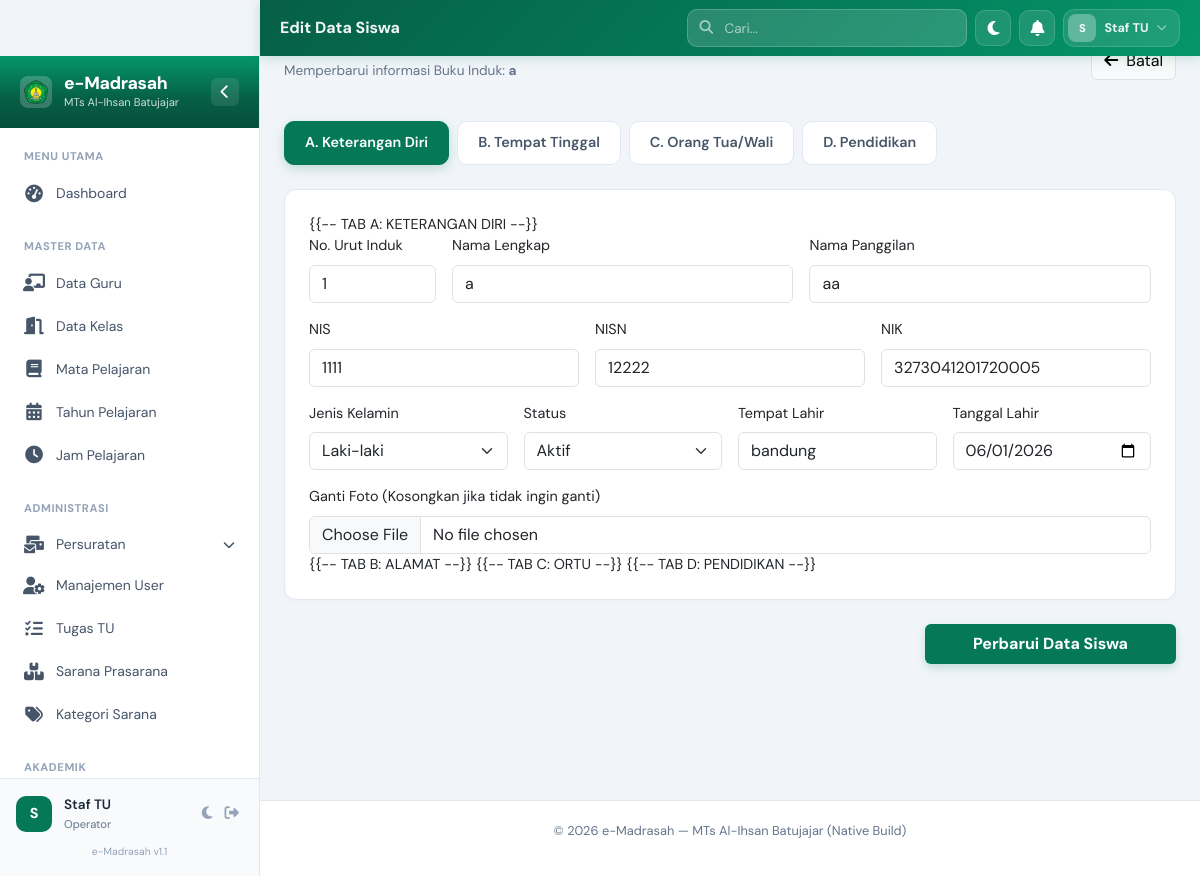
/modules/siswa/edit.php?id=6 (signed in), run on the app's committed database.
### tables this page shows
CREATE TABLE `siswa` (
  `id` bigint unsigned NOT NULL AUTO_INCREMENT,
  `no_urut` smallint unsigned DEFAULT NULL COMMENT 'No. urut di buku induk',
  `nis` varchar(50) NOT NULL,
  `nisn` varchar(10) DEFAULT NULL COMMENT 'Nomor Induk Siswa Nasional',
  `nism` varchar(30) DEFAULT NULL COMMENT 'Nomor Induk Siswa Madrasah',
  `nik` varchar(16) DEFAULT NULL,
  `no_kk` varchar(16) DEFAULT NULL,
  `nama_lengkap` varchar(255) NOT NULL,
  `nama_panggilan` varchar(50) DEFAULT NULL,
  `kelas_id` bigint unsigned NOT NULL,
  `tahun_pelajaran_id` bigint unsigned DEFAULT NULL,
  `status` enum('Aktif','Lulus','Pindah','Keluar','Meninggal') DEFAULT 'Aktif',
  `jenis_kelamin` enum('L','P') DEFAULT NULL,
  `tempat_lahir` varchar(100) DEFAULT NULL,
  `tanggal_lahir` date DEFAULT NULL,
  `agama` varchar(20) DEFAULT NULL,
  `kewarganegaraan` varchar(30) DEFAULT 'Indonesia',
  `anak_ke` tinyint unsigned DEFAULT NULL,
  `saudara_kandung` tinyint unsigned DEFAULT '0',
  `saudara_tiri` tinyint unsigned DEFAULT '0',
  `saudara_angkat` tinyint unsigned DEFAULT '0',
  `status_anak` enum('Kandung','Tiri','Angkat') DEFAULT 'Kandung',
  `yatim_piatu` enum('Tidak','Yatim','Piatu','Yatim Piatu') DEFAULT 'Tidak',
  `bahasa_sehari_hari` varchar(50) DEFAULT NULL,
  `alamat` text,
  `rt` varchar(5) DEFAULT NULL,
  `rw` varchar(5) DEFAULT NULL,
  `desa_kelurahan` varchar(60) DEFAULT NULL,
  `kecamatan` varchar(60) DEFAULT NULL,
  `kabupaten_kota` varchar(60) DEFAULT NULL,
  `provinsi` varchar(50) DEFAULT NULL,
  `kode_pos` varchar(10) DEFAULT NULL,
  `nama_orang_tua` varchar(255) DEFAULT NULL,
  `no_telepon` varchar(20) DEFAULT NULL,
  `hp` varchar(20) DEFAULT NULL,
  `bertempat_tinggal_pada` varchar(60) DEFAULT NULL COMMENT 'Ortu/Saudara/Wali/Asrama/Kos',
  `jarak_ke_madrasah` varchar(10) DEFAULT NULL COMMENT 'km',
  `moda_transportasi` varchar(50) DEFAULT NULL,
  `golongan_darah` enum('A','B','AB','O','Tidak Tahu') DEFAULT 'Tidak Tahu',
  `penyakit_pernah_diderita` text,
  `kelainan_jasmani` varchar(100) DEFAULT NULL,
  `tinggi_badan_awal` decimal(5,2) DEFAULT NULL,
  `berat_badan_awal` decimal(5,2) DEFAULT NULL,
  `hobi_kesenian` varchar(100) DEFAULT NULL,
  `hobi_olahraga` varchar(100) DEFAULT NULL,
  `hobi_organisasi` varchar(100) DEFAULT NULL,
  `hobi_lain` varchar(100) DEFAULT NULL,
  `foto` varchar(255) DEFAULT NULL,
  `created_at` timestamp NULL DEFAULT NULL,
  `updated_at` timestamp NULL DEFAULT NULL,
  PRIMARY KEY (`id`),
  UNIQUE KEY `nis` (`nis`),
  UNIQUE KEY `siswa_nisn_unique` (`nisn`),
  UNIQUE KEY `nik` (`nik`),
  KEY `kelas_id` (`kelas_id`),
  CONSTRAINT `siswa_ibfk_1` FOREIGN KEY (`kelas_id`) REFERENCES `kelas` (`id`) ON DELETE CASCADE
);

### modules/siswa/edit.php (the view, shortened to what this page needs)
<?php
include __DIR__ . '/../../includes/header.php';
$id = isset($_GET['id']) ? (int)$_GET['id'] : 0;
$stmt = $pdo->prepare("
    SELECT s.*, o.nama_ayah, o.pekerjaan_ayah, o.nama_ibu, o.pekerjaan_ibu,
           p.nama_madrasah_asal, p.no_ijazah_asal, p.tgl_diterima
    FROM siswa s
    LEFT JOIN orang_tua_wali o ON o.siswa_id = s.id
    LEFT JOIN perkembangan_siswa p ON p.siswa_id = s.id
    WHERE s.id = ?
");
$stmt->execute([$id]);
$s = $stmt->fetch();
?>
<div class="page-header mb-4 fade-in">
    <div>
        <h2 class="page-title">Edit Data Siswa</h2>
        <p class="page-subtitle">Memperbarui informasi Buku Induk: <strong><?php echo $s['nama_lengkap']; ?></strong></p>
    </div>
    <div>
        <a href="show.php?id=<?php echo $id; ?>" class="btn btn-light border">
            <i class="fas fa-arrow-left me-2"></i>Batal
        </a>
    </div>
</div>
<form action="update.php" method="POST" enctype="multipart/form-data">
    <ul class="nav nav-pills mb-4 em-tabs" id="editTab" role="tablist">
        <li class="nav-item"><button class="nav-link active" data-bs-toggle="pill" data-bs-target="#tab-diri" type="button">A. Keterangan Diri</button></li>
        <li class="nav-item"><button class="nav-link" data-bs-toggle="pill" data-bs-target="#tab-tinggal" type="button">B. Tempat Tinggal</button></li>
        <li class="nav-item"><button class="nav-link" data-bs-toggle="pill" data-bs-target="#tab-ortu" type="button">C. Orang Tua/Wali</button></li>
        <li class="nav-item"><button class="nav-link" data-bs-toggle="pill" data-bs-target="#tab-pendidikan" type="button">D. Pendidikan</button></li>
    </ul>
    <div class="tab-content card border-0 shadow-sm p-4 mb-4">
        {{-- TAB A: KETERANGAN DIRI --}}
        <div class="tab-pane fade show active" id="tab-diri">
            <div class="row g-3">
                <div class="col-md-2">
                    <label class="form-label">No. Urut Induk</label>
                    <input type="number" name="no_urut" class="form-control" value="<?php echo $s['no_urut']; ?>">
                </div>
                <div class="col-md-5">
                    <label class="form-label">Nama Lengkap</label>
                    <input type="text" name="nama_lengkap" class="form-control" required value="<?php echo $s['nama_lengkap']; ?>">
                </div>
                <div class="col-md-5">
                    <label class="form-label">Nama Panggilan</label>
                    <input type="text" name="nama_panggilan" class="form-control" value="<?php echo $s['nama_panggilan']; ?>">
                </div>
                <div class="col-md-4">
                    <label class="form-label">NIS</label>
                    <input type="text" name="nis" class="form-control" required value="<?php echo $s['nis']; ?>">
                </div>
                <div class="col-md-4">
                    <label class="form-label">NISN</label>
                    <input type="text" name="nisn" class="form-control" value="<?php echo $s['nisn']; ?>">
                </div>
                <div class="col-md-4">
                    <label class="form-label">NIK</label>
                    <input type="text" name="nik" class="form-control" value="<?php echo $s['nik']; ?>">
                </div>
                <div class="col-md-3">
                    <label class="form-label">Jenis Kelamin</label>
                    <select name="jenis_kelamin" class="form-select">
                        <option value="L" <?php echo $s['jenis_kelamin'] == 'L' ? 'selected' : ''; ?>>Laki-laki</option>
                    </select>
                </div>
                <div class="col-md-3">
                    <label class="form-label">Status</label>
                    <select name="status" class="form-select">
                        <option value="Aktif" <?php echo $s['status'] == 'Aktif' ? 'selected' : ''; ?>>Aktif</option>
                    </select>
                </div>
                <div class="col-md-3">
                    <label class="form-label">Tempat Lahir</label>
                    <input type="text" name="tempat_lahir" class="form-control" value="<?php echo $s['tempat_lahir']; ?>">
                </div>
                <div class="col-md-3">
                    <label class="form-label">Tanggal Lahir</label>
                    <input type="date" name="tanggal_lahir" class="form-control" value="<?php echo $s['tanggal_lahir']; ?>">
                </div>
                <div class="col-md-12">
                    <label class="form-label">Ganti Foto (Kosongkan jika tidak ingin ganti)</label>
                    <input type="file" name="foto" class="form-control">
                </div>
            </div>
        </div>
        {{-- TAB B: ALAMAT --}}
        {{-- TAB C: ORTU --}}
        {{-- TAB D: PENDIDIKAN --}}
    </div>
    <div class="text-end mb-5">
        <button type="submit" class="btn btn-primary px-5 fw-bold">Perbarui Data Siswa</button>
    </div>
</form>
<?php include __DIR__ . '/../../includes/footer.php'; ?>

### assets/css/custom.css (style rules this page uses)
:root { --em-green-950: #022c22; --em-green-900: #064e3b; --em-green-800: #065f46; --em-green-700: #047857; --em-green-600: #059669; --em-green-500: #10b981; --em-green-200: #a7f3d0; --em-green-100: #d1fae5; --em-green-50 : #f0fdf4; --em-gold : #b45309; --em-gold-light: #fef3c7; --em-gray-950: #020617; --em-gray-900: #0f172a; --em-gray-800: #1e293b; --em-gray-700: #334155; --em-gray-600: #475569; --em-gray-500: #64748b; --em-gray-400: #94a3b8; --em-gray-300: #cbd5e1; --em-gray-200: #e2e8f0; --em-gray-100: #f1f5f9; --em-gray-50 : #f8fafc; --em-white : #ffffff; --em-primary : var(--em-green-700); --em-primary-dark : var(--em-green-800); --em-primary-darker : var(--em-green-900); --em-surface : var(--em-white); --em-bg : #f1f5f9; --em-border : #e2e8f0; --em-text : #1e293b; --em-text-muted : #64748b; --em-sidebar-w : 260px; --em-sidebar-collapsed-w: 75px; --em-header-h : 56px; --em-r-md : 10px; --em-r-lg : 14px; --em-r-xl : 20px; --em-r-full: 9999px; --em-ease : cubic-bezier(0.4, 0, 0.2, 1); --em-dur : 250ms; }
body { font-family: 'DM Sans', 'Segoe UI', system-ui, sans-serif; background: var(--em-bg); color: var(--em-text); font-size: 0.9rem; -webkit-font-smoothing: antialiased; overflow-x: hidden; transition: background-color 0.3s ease, color 0.3s ease; }
h1, h2, h3, h4, h5, h6 { font-family: 'Plus Jakarta Sans', sans-serif; font-weight: 700; }
.fade-in { animation: emFadeIn 0.5s ease both; }
.em-tabs .nav-link { background: var(--em-white); color: var(--em-gray-600); margin-right: 8px; border-radius: var(--em-r-md); padding: 10px 20px; font-weight: 600; border: 1px solid var(--em-border); transition: all 0.2s; }
.em-tabs .nav-link.active { background: var(--em-primary) !important; color: white !important; border-color: var(--em-primary) !important; box-shadow: 0 4px 12px rgba(4, 120, 87, 0.2); }
.card { border-radius: 12px !important; border: 1px solid var(--em-border) !important; box-shadow: 0 2px 4px rgba(0,0,0,0.02) !important; background: var(--em-white); transition: transform 0.2s, box-shadow 0.2s; }
.btn-primary { background: var(--em-primary); border: none; padding: 8px 20px; font-weight: 600; box-shadow: 0 4px 10px rgba(4, 120, 87, 0.2); }
.fade-in { animation: fadeIn 0.4s ease-out; }
.page-header { display: flex; flex-wrap: wrap; gap: 16px; justify-content: space-between; align-items: center; margin-bottom: 24px; }
.page-title { font-size: 1.5rem; font-weight: 800; color: var(--em-gray-900); }
.page-subtitle { font-size: 0.85rem; color: var(--em-gray-500); }

### data on the page
siswa: nama_lengkap "a", no_urut "1", nama_panggilan "aa", nis "1111", nisn "12222", nik "3273041201720005", jenis_kelamin "Laki-laki", status "Aktif", tempat_lahir "bandung", tanggal_lahir "06/01/2026"

### other printed values
$page_title "Edit Data Siswa"
substr($_SESSION['user_name'] ?? 'A', 0, 1) "S"
$_SESSION['user_name'] "Staf TU"
$_SESSION['user_role'] "Operator"
